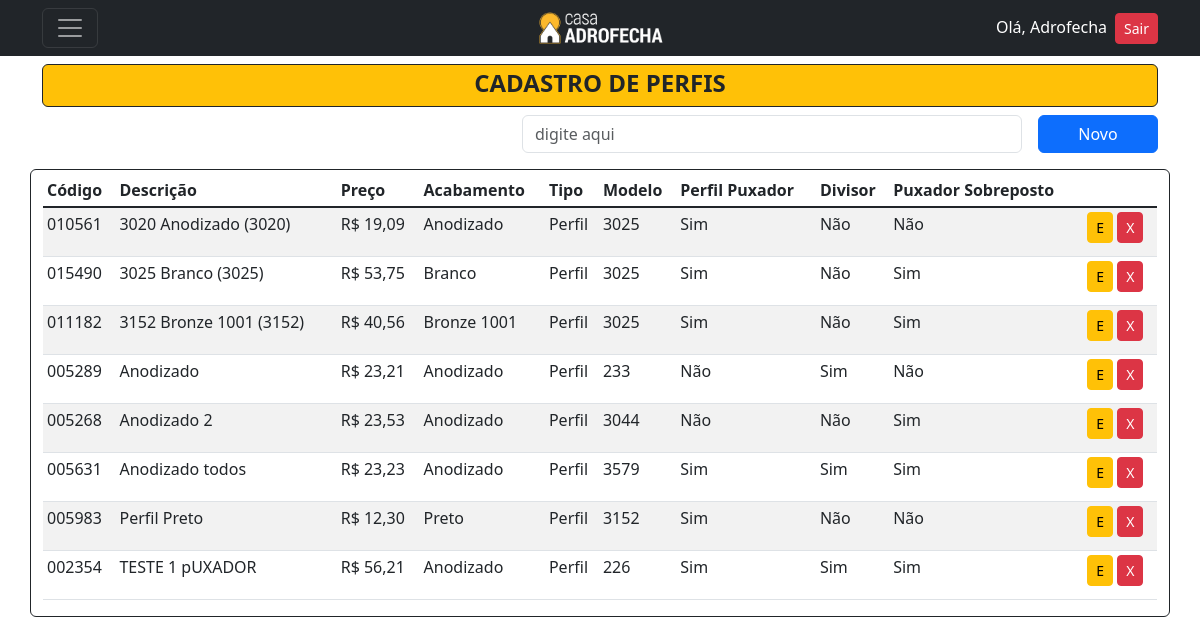
The page /listar/perfil/ (signed in) on the database as committed earlier.
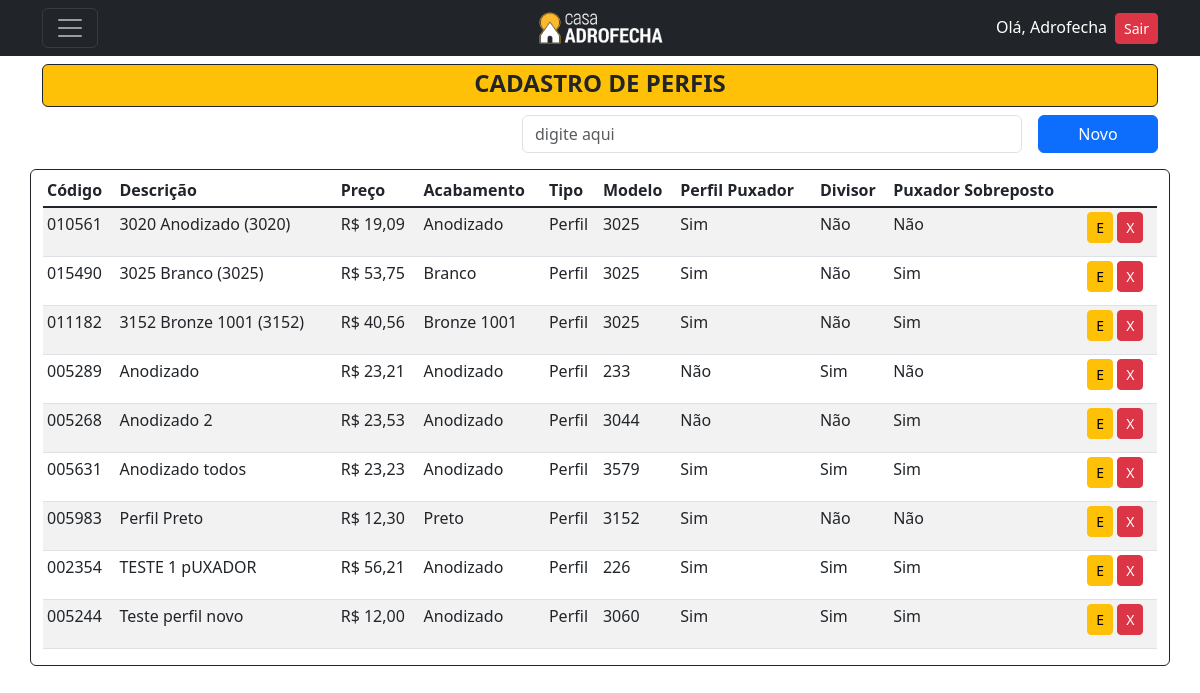
The same page on the database as committed later.
### cadastros/models.py (models this page shows, shortened)
class Perfil(models.Model):
    codigo = models.CharField(max_length=6, verbose_name="Código", unique=True)
    descricao = models.CharField(max_length=150, verbose_name="Descrição")
    preco = models.DecimalField(decimal_places=2, max_digits=5, verbose_name="Preço")
    acabamento = models.ForeignKey(Acabamento, on_delete=models.PROTECT)
    tipo = models.ForeignKey(Tipo, on_delete=models.PROTECT)
    modelo = models.ForeignKey(ModeloPerfil, on_delete=models.PROTECT)
    encaixe = models.CharField(max_length=3, choices=ENCAIXE, blank=True, null=True)
    perfilpuxador = models.ManyToManyField(PerfilPuxador, verbose_name="Perfil Puxador", blank=True)
    encaixedivisor = models.CharField(max_length=3, choices=ENCAIXE, blank=True, null=True)
    divisor = models.ManyToManyField(Divisor, verbose_name="Divisor", blank=True)
    encaixepuxador = models.CharField(max_length=3, choices=ENCAIXE, blank=True, null=True)
    puxador = models.ManyToManyField(Puxador, verbose_name="Puxador", blank=True)
    class Meta:
        verbose_name = 'Perfil'
        verbose_name_plural = 'Perfis'
        ordering = ["descricao"]

class Acabamento(models.Model):
    acabamento = models.CharField(max_length=50, unique=True)
    codigo_rgb = models.CharField(max_length=15, verbose_name="Código RGB",)
    class Meta:
        verbose_name = 'Acabamento'
        verbose_name_plural = 'Acabamentos'
        ordering = ["acabamento"]
    def __str__(self):
        return self.acabamento

class Tipo(models.Model):
    tipo = models.CharField(max_length=30, unique=True)
    class Meta:
        ordering = ["tipo"]
    def __str__(self):
        return self.tipo

class ModeloPerfil(models.Model):
    modelo = models.CharField(max_length=10, unique=True)
    class Meta:
        verbose_name = 'Modelo Perfil'
        verbose_name_plural = 'Modelo Perfis'
        ordering = ["modelo"]
    def __str__(self):
        return self.modelo

### cadastros/views.py (the view)
# urls.py: path('listar/perfil/', PerfilList.as_view(), name='listar-perfil'),
class PerfilList(LoginRequiredMixin, PermissionRequiredMixin, ListView):
    model = Perfil
    template_name = 'cadastros/listas/perfil.html'
    permission_required = 'cadastros.view_perfil'

### cadastros/templates/cadastros/listas/perfil.html (shortened to what this page needs)
{% extends 'base.html' %}
{% block content %}
<header class="mt-5">
  <div>
      <div class="bg-warning rounded text-dark border border-dark pt-1 d-flex align-items-center justify-content-center">
        <h4><strong>CADASTRO DE PERFIS</strong></h4>
      </div>
      <div class="mt-2 d-flex align-items-center justify-content-end">
          <input type="email" class="form-control me-3" style="width: 500px;" id="" name="busca-perfil" placeholder="digite aqui">
          <a href="{% url 'cadastrar-perfil' %}" style="width: 120px;" class="btn btn-primary bg-primary">Novo</a>
      </div>
  </div>
</header>
<div class="mt-3">
  <div class="row">
      <div class="border border-dark rounded container">
          <table class="mt-1 table table-sm table-striped">
            <thead>
              <tr>
                <th scope="col ">Código</th>
                <th scope="col ">Descrição</th>
                <th scope="col ">Preço</th>
                <th scope="col ">Acabamento</th>
                <th scope="col ">Tipo</th>
                <th scope="col ">Modelo</th>
                <th scope="col ">Perfil Puxador</th>
                <th scope="col ">Divisor</th>
                <th scope="col ">Puxador Sobreposto</th>
              </tr>
            </thead>
            <tbody class="table-group-divider ">
                {% for perfil in object_list %}
                <tr>
                    <td>{{ perfil.codigo }}</td>
                    <td>{{ perfil.descricao }}</td>
                    <td>R$ {{ perfil.preco }}</td>
                    <td>{{ perfil.acabamento }}</td>
                    <td>{{ perfil.tipo }}</td>
                    <td>{{ perfil.modelo }}</td>
                    <td>
                        {% if perfil.encaixe == "1" %}
                            <p>Sim</p>
                        {% else %}
                            <p>Não</p>
                        {% endif %}
                    </td>
                    <td>
                        {% if perfil.encaixedivisor == "1" %}
                            <p>Sim</p>
                        {% else %}
                            <p>Não</p>
                        {% endif %}
                    </td>
                    <td>
                        {% if perfil.encaixepuxador == "1" %}
                            <p>Sim</p>
                        {% else %}
                            <p>Não</p>
                        {% endif %}
                    </td>
                    <td>
                        <a href="{% url 'editar-perfil' perfil.pk %}" class="btn btn-warning btn-sm" title="Editar">E</a>
                        <a href="{% url 'excluir-perfil' perfil.pk %}" class="btn btn-danger btn-sm" title="Excluir">X</a>
                    </td>
                </tr>
                {% empty %}
                    <tr>
                        <td colspan="10">Nenhum Perfil cadastrado</td>
                    </tr>
                {% endfor %}
            </tbody>
          </table>
      </div>
  </div>
</div>
{% endblock %}

### paginas/templates/base.html (shortened to what this page needs)
<!DOCTYPE html>
{% load static %}
<html lang="pt-br">
<head>
    <link href="https://cdn.jsdelivr.net/npm/bootstrap@5.3.0-alpha1/dist/css/bootstrap.min.css" rel="stylesheet">
    <link rel="https://stylesheet" href="https://cdn.jsdelivr.net/npm/bootstrap-icons@1.10.3/font/bootstrap-icons.css">
    <link href="https://cdn.jsdelivr.net/npm/select2@4.1.0-rc.0/dist/css/select2.min.css" rel="stylesheet" />
</head>
<body>
  {% include 'navbar.html' %}
  <div class="pt-3 container">
      {% block content %}
      {% endblock %}
  </div>
</body>
</html>

### paginas/templates/navbar.html (shortened to what this page needs)
{% load static %}
<nav class="navbar navbar-dark bg-dark fixed-top">
  <div class="container d-flex justify-content-between align-items-center">
      <div class="col-4">
        <button class="navbar-toggler" type="button" data-bs-toggle="offcanvas" data-bs-target="#offcanvasDarkNavbar" aria-controls="offcanvasDarkNavbar">
        <span class="navbar-toggler-icon"></span>
        </button>
      </div>
      <div class="col-4 d-flex justify-content-center">
          <a href="{% url 'inicio' %}"><img src="{% static 'paginas/images/LogoPreto2.png' %}" alt="Logo" width="130" height="40"</img></a>
      </div>
      <div class="col-4 d-flex justify-content-end">
              <ul class="list-unstyled mb-0">
                  {% if request.user.is_authenticated %}
                  <li><a style="color:white" ;>Olá, {{ user.username }}</a><a class="ms-2 btn btn-danger btn-sm" href="{% url 'logout' %}">Sair</a></li>
                  {% else %}
                  <li><a class="btn btn-primary" href="{% url 'login' %}">Entrar</a></li>
                  {% endif %}
              </ul>
      </div>
  </div>
</nav>

Rows that differ between the two databases and show on the page:
added Perfil: codigo "005244", descricao "Teste perfil novo", preco "12,00", acabamento "Anodizado", tipo "Perfil", modelo "3060", encaixe "Sim", encaixedivisor "Sim", encaixepuxador "Sim"
